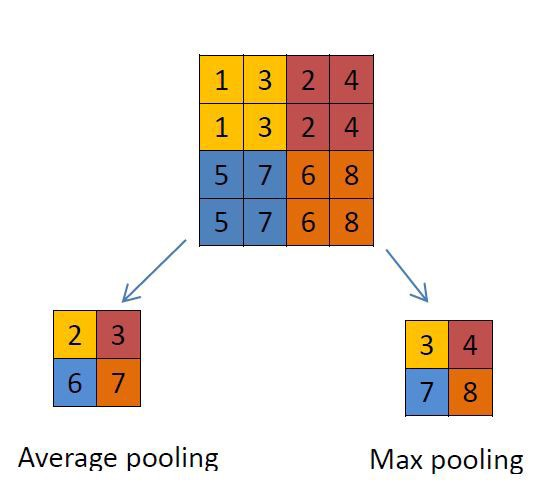
#> input picture 11. Deep Learning/Extra/DeepLearning_1v_Kschool-master/imgs/13_CNN_pooling_layer_.jpeg, 552 x 499 px, given in place of 63400.jpg, which was not available
$ jupyter execute --allow-errors 07_CNN_main-student_version.ipynb   (shell and % lines are left out)   (text cells are left out)
#> lines starting #> are read from the running program, lines starting #| are printed output that depends on the picture; pictures that were not available may be replaced by others from this repository, and a replacement may not be noted
[cell 1]
import numpy as np
mtx = np.array([[1,2,4],[2,1,0]])
r,c = mtx.shape
mtx[0,0]

[cell 2]
1//4

#> (a cell that did not finish here is left out)

[cell 4]
import numpy as np

# [20 lines left out: function convolve2d, not called in this run]

def convolve2d_stride(input_, kernel, stride):
#> called with input_ = array of shape (4, 4), kernel = array of shape (2, 2), stride = 2
    input_shape = input_.shape
    kernel_shape = kernel.shape
    output_shape = np.array([input_shape[0] - kernel_shape[0],
                    input_shape[1] - kernel_shape[1]]) // stride
    output_shape = output_shape + 1 if stride > 1 else output_shape
    output = np.zeros(output_shape)
    for i, x in enumerate(range(0, input_shape[0] - kernel_shape[0], stride)):
        for j, y in enumerate(range(0, input_shape[1] - kernel_shape[1], stride)):
            m = input_[x:x + kernel_shape[0],
                       y:y + kernel_shape[1]]
            output[i, j] = np.sum(m * kernel)
    return output

mtx_input = np.array([[1,2,3,4],[1,4,2,3],[3,3,4,0],[0,0,3,4]])
mtx_kernel = np.array([[1,2],[2,3]])

convolve2d_stride(mtx_input, mtx_kernel,2)

[cell 5]
import matplotlib.pyplot as plt
from skimage import io, color
from skimage import exposure

[cell 6]
def load_image(path):
    # Load the image
#> called with path = './training_input/63400.jpg'
    img = io.imread(path)
#> img is the input picture: shape (499, 552, 3); mean R, G, B 237.2, 227.4, 219
    # Convert the image to grayscale (1 channel)
    img = color.rgb2gray(img)
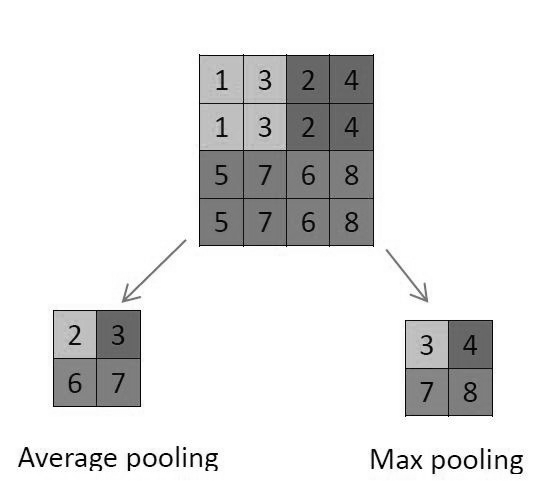
#> img: shape (499, 552) float64; min 0, max 1, mean 0.898
    return img

# load_image('./training_input/63400.jpg')

[cell 7]
import warnings

def run(image_path, stride, kernel=np.array([[-1,-1,-1],[-1,8,-1],[-1,-1,-1]])):
    img = load_image(image_path)
    edges = convolve2d_stride(img, kernel, stride)
#> call 2 of convolve2d_stride, with kernel = array of shape (3, 3), stride = 2
#> after the loop in convolve2d_stride (call 2), `for i, x in enumerate(range(0, input_shape[0] - kernel_shape[0], strid..`:
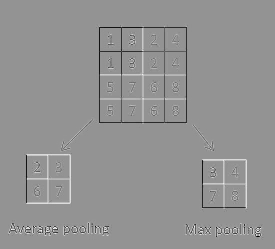
#> output: shape (249, 275) float64; min -5.83, max 4.25, mean -0.0103; drawn with min black and max white
    # Adjust the contrast of the filtered image by applying Histogram Equalization
    with warnings.catch_warnings():
        warnings.simplefilter("ignore")
        edges_equalized = exposure.equalize_adapthist(edges/np.max(np.abs(edges)), clip_limit=0.03)
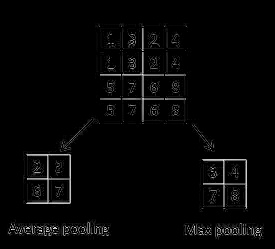
#> edges_equalized: shape (249, 275) float64; min 0, max 1, mean 0.0228
        plt.imshow(edges_equalized, cmap=plt.cm.gray)
        plt.axis('off')
        plt.show()

run('./training_input/63400.jpg', 2)

[cell 8]
#run with kernel np.array([[-1,-1,-1],[-1,8,-1],[-1,-1,-1]]))

[cell 9]
#run with kernel np.array([[1,1,1],[1,1,1],[1,1,1]])/9.0

[cell 10]
#run with kernel np.array([[0,-1,0],[-1,5,-1],[0,-1,0]])

[cell 11]
def convolve2d_stride(input_, kernel, stride):
    return

[cell 12]
def run_stride(image_path, kernel=np.array([[-1,-1,-1],[-1,8,-1],[-1,-1,-1]]), stride=2):
    return

[cell 13]
# run_stride, with stride = 4

[cell 14]
# run_stride, with stride = 10

[cell 15]
def convolve2d_stride_padding(input_, kernel, stride, padding):
    return

[cell 16]
def run_stride_padding(image_path, kernel=np.array([[-1,-1,-1],[-1,8,-1],[-1,-1,-1]]),
                       stride=2, padding=2):
    return

[cell 17]
# run_stride_padding

[cell 18]
#MNIST
from keras.datasets import mnist
from keras.utils import np_utils

#load X_train, y_train, X_test, y_test and plot 4 images using plt.imshow()
#> (the rest of this cell did not finish here and is left out)

#> (a cell that did not finish here is left out)

#> (a cell that did not finish here is left out)

[cell 21]
from keras.models import Sequential
from keras.layers import Dense, Dropout, Activation, Flatten
from keras.layers import Conv2D, MaxPooling2D

#CNN
#> (the rest of this cell did not finish here and is left out)

#> (a cell that did not finish here is left out)

[cell 23]
import matplotlib.pyplot as plt
import numpy as np

#> (the rest of this cell did not finish here and is left out)

[cell 24]
# Visualize weights
figure = plt.figure(figsize=(20, 8))
filters = []
#> (the rest of this cell did not finish here and is left out)

[cell 25]
from keras.datasets import cifar10

#load dataset
#> (the rest of this cell did not finish here and is left out)

[cell 26]
#float and normalization (X_train, X_test)
#Convert to categorical (Y_train, Y_test)

[cell 27]
from keras.optimizers import RMSprop
#Network

[cell 28]
from keras import backend as K

# [21 lines left out: function layer_to_visualize, not called in this run]

[cell 29]
index = 2
#> (the rest of this cell did not finish here and is left out)

#> (a cell that did not finish here is left out)

[cell 31]
from keras.applications import vgg16
#> (the rest of this cell did not finish here and is left out)

[cell 32]
import cv2

#resize into VGG16 trained images' format
im = cv2.resize(cv2.imread('../imgs/13_CNN_egyptian_cat.jpeg'), (224, 224))
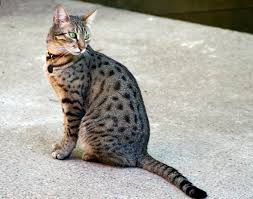
#> input picture 11. Deep Learning/Extra/DeepLearning_1v_Kschool-master/imgs/13_CNN_egyptian_cat.jpeg, 253 x 199 px, found by its file name
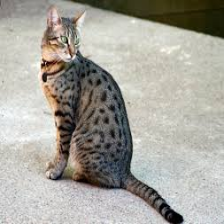
#> im: shape (224, 224, 3); mean B, G, R 157, 164.8, 167
im = np.swapaxes(np.swapaxes(im, 1, 2), 0, 1)
im = np.expand_dims(im, axis=0)
